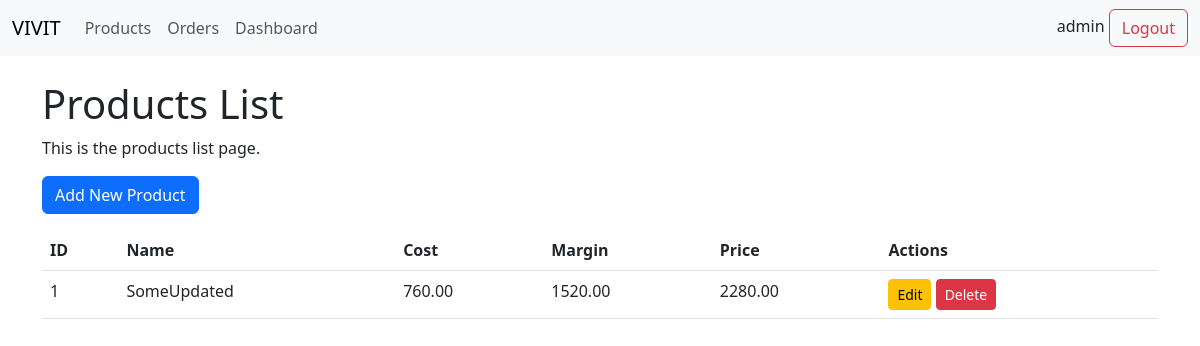
/product/products_list (signed in), run on an earlier commit of the app's database.
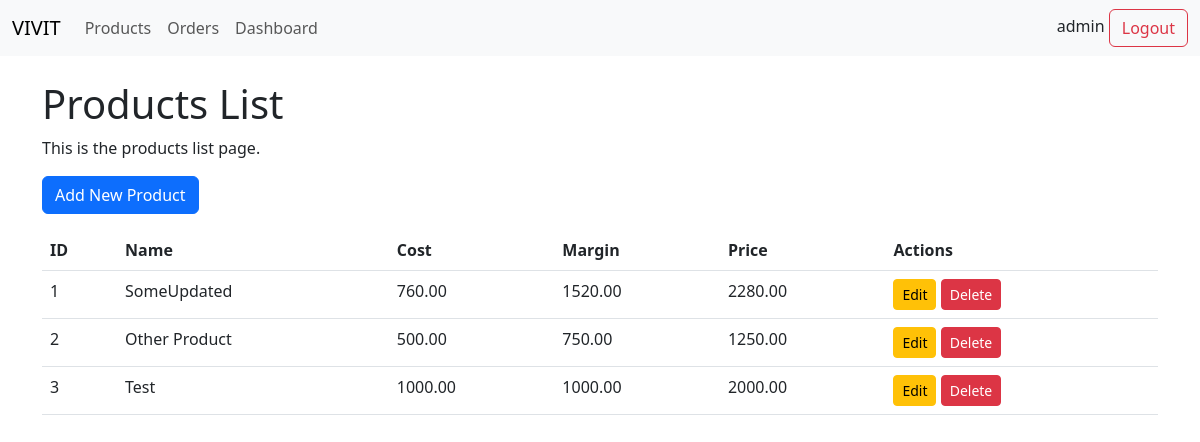
And on a later commit of the database.
### app/models.py (models this page shows, shortened)
class Product(db.Model):
    __tablename__ = "product"
    id = db.Column(db.Integer, primary_key=True)
    name = db.Column(db.String(100), nullable=False)
    cost = db.Column(Numeric(10, 2), nullable=False)
    margin = db.Column(Numeric(10, 2), nullable=True)
    @property
    def price(self):
        if self.margin is not None:
            return self.cost + self.margin
        return self.cost

### app/product/routes.py (the view)
@product.route("/products_list")
@login_required
def products_list():
    products = Product.query.all()
    return render_template("product/products_list.html", products=products)

### app/extensions.py (called while the page is built)
@login_manager.user_loader
def load_user(user_id):
    from .models import User
    return User.query.get(int(user_id))

### app/templates/product/products_list.html (shortened to what this page needs)
{% extends 'base.html' %}
{% block content %}
<h1>Products List</h1>
<p>This is the products list page.</p>
<div class="row">
    <div class="col">
        <a href="{{ url_for('product.add_product') }}" class="btn btn-primary mb-3">Add New Product</a>
    </div>
</div>
<div class="row">
    <div class="col">
        <table class="table">
            <thead>
                <tr>
                    <th>ID</th>
                    <th>Name</th>
                    <th>Cost</th>
                    <th>Margin</th>
                    <th>Price</th>
                    <th>Actions</th>
                </tr>
            </thead>
            <tbody id="productTableBody">
                {% for product in products %}
                <tr id="productRow{{ product.id }}">
                    <td>{{ product.id }}</td>
                    <td>{{ product.name }}</td>
                    <td>{{ product.cost }}</td>
                    <td>{{ product.margin }}</td>
                    <td>{{ product.price }}</td>
                    <td>
                        <a href="{{ url_for('product.edit_product', product_id=product.id) }}"
                            class="btn btn-sm btn-warning">Edit</a>
                        <a onclick="deleteProduct({{ product.id }})" class="btn btn-sm btn-danger">Delete</a>
                    </td>
                </tr>
                {% endfor %}
            </tbody>
        </table>
    </div>
</div>
{% endblock content %}

What changed in the data, as far as the page shows it:
added Product: id "2", name "Other Product", cost "500.00", margin "750.00", price "1250.00"
added Product: id "3", name "Test", cost "1000.00", margin "1000.00", price "2000.00"
